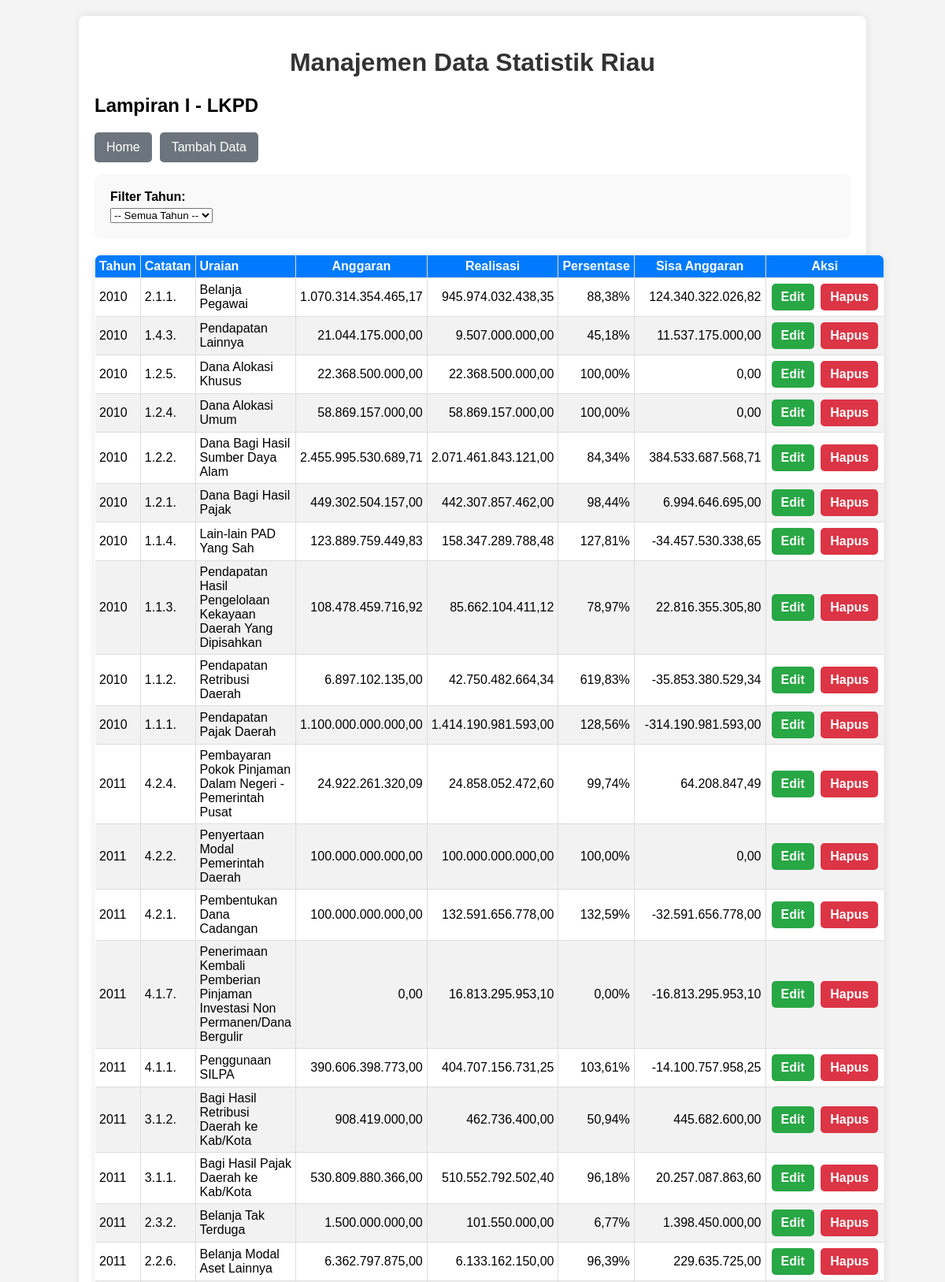
The page /lkpd-lampiran-satu/read.php (upper part) on the database its author committed.
### tables this page shows
CREATE TABLE `lkpd_apbd_lampiran_1` (
  `id` int(11) NOT NULL,
  `tahun_lkpd` int(5) DEFAULT NULL,
  `id_kode_catatan` int(5) DEFAULT NULL,
  `jumlah_anggaran` decimal(18,2) DEFAULT NULL,
  `jumlah_realisasi` decimal(18,2) DEFAULT NULL
);

CREATE TABLE `kode_catatan` (
  `id` int(5) NOT NULL,
  `kode_catatan` varchar(255) DEFAULT NULL,
  `uraian` varchar(1024) DEFAULT NULL,
  `id_kode_level` int(2) DEFAULT NULL
);

### lkpd-lampiran-satu/read.php (the view, shortened to what this page needs)
<?php
include '../config/database.php';
include '../templates/header.php';
$sql = "SELECT lk.id, lk.tahun_lkpd, kc.kode_catatan, kc.uraian, lk.jumlah_anggaran, lk.jumlah_realisasi, (lk.jumlah_realisasi/lk.jumlah_anggaran)*100 AS persentase
        FROM lkpd_apbd_lampiran_1 AS lk
        INNER JOIN kode_catatan AS kc
        ON lk.id_kode_catatan=kc.id";
$sql .= " ORDER BY lk.tahun_lkpd, kc.kode_catatan DESC";
$stmt = $conn->prepare($sql);
$stmt->execute();
$result = $stmt->get_result();
?>
<h2>Lampiran I - LKPD</h2>
<div class="button-group">
    <button><a href="../index.php">Home</a></button>
    <button><a href="create.php">Tambah Data</a></button>
</div>
<form method="GET" action="">
    <label for="tahun">Filter Tahun:</label>
    <select name="tahun" id="tahun" onchange="this.form.submit()">
        <option value="">-- Semua Tahun --</option>
    </select>
</form>
<?php
if ($result->num_rows > 0):
?>
    <table>
        <thead>
            <tr>
                <th>Tahun</th>
                <th>Catatan</th>
                <th>Uraian</th>
                <th style="text-align: center;">Anggaran</th>
                <th style="text-align: center;">Realisasi</th>
                <th style="text-align: center;">Persentase</th>
                <th style="text-align: center;">Sisa Anggaran</th>
                <th style="text-align: center;">Aksi</th>
            </tr>
        </thead>
        <tbody>
            <?php
            while ($row = $result->fetch_assoc()):
            ?>
                <tr>
                    <td><?php echo htmlspecialchars($row['tahun_lkpd']); ?></td>
                    <td><?php echo htmlspecialchars($row['kode_catatan']); ?></td>
                    <td><?php echo htmlspecialchars($row['uraian']); ?></td>
                    <td style="text-align:right"><?php echo htmlspecialchars(number_format($row['jumlah_anggaran'] ?? 0, 2, ',', '.')); ?></td>
                    <td style="text-align:right"><?php echo htmlspecialchars(number_format($row['jumlah_realisasi'] ?? 0, 2, ',', '.')); ?></td>
                    <td style="text-align:right"><?php echo htmlspecialchars(number_format($row['persentase'] ?? 0, 2, ',', '.')) . '%'; ?></td>
                    <td style="text-align:right"><?php echo htmlspecialchars(number_format($row['jumlah_anggaran'] - $row['jumlah_realisasi'], 2, ',', '.')); ?></td>
                    <td class="actions">
                        <a href="update.php?id=<?php echo htmlspecialchars($row['id']); ?>" class="edit">Edit</a>
                        <a href="delete.php?id=<?php echo htmlspecialchars($row['id']); ?>" class="delete"
                           onclick="return confirm('Apakah Anda yakin ingin menghapus data ini?')">Hapus</a>
                    </td>
                </tr>
            <?php endwhile; ?>
        </tbody>
    </table>
<?php else: ?>
    <p>Belum ada data.</p>
<?php endif; ?>
<?php
include '../templates/footer.php';
?>

### lkpd-lampiran-satu/style.css (style rules this page uses)
body { font-family: Arial, sans-serif; background-color: #f4f4f4; margin: 0; padding: 0; }
table { width: 100%; border-collapse: collapse; margin-top: 20px; }
table, th, td { border: 1px solid #ddd; }
th, td { padding: 10px; text-align: left; }
th { background-color: #007bff; color: white; }
tr:nth-child(even) { background-color: #f2f2f2; }
.actions a { text-decoration: none; padding: 5px 10px; border-radius: 3px; margin-right: 5px; }
.actions .edit { background-color: #ffc107; color: white; }
.actions .delete { background-color: #dc3545; color: white; }
form { background-color: #f9f9f9; padding: 20px; border-radius: 8px; }
form label { display: block; margin-bottom: 5px; font-weight: bold; }

### templates/header.php (style rules this page uses)
table { width: 100%; border-collapse: collapse; margin-top: 20px; box-shadow: 0 2px 10px rgba(0,0,0,0.1); border-radius: 8px; overflow: hidden; }
table thead tr { background-color: #007bff; color: white; }
table th, table td { padding: 5px 5px; border: 1px solid #ddd; text-align: left; }
table tbody tr:nth-child(even) { background-color: #f2f2f2; }
table tbody tr:nth-child(odd) { background-color: #ffffff; }
table td.actions { text-align: center; white-space: nowrap; }
table td.actions a { padding: 8px 12px; text-decoration: none; border-radius: 5px; display: inline-block; margin: 2px; font-weight: bold; }
table td.actions .edit { background-color: #28a745; color: white; }
table td.actions .delete { background-color: #dc3545; color: white; }
.button-group { margin-bottom: 15px; display: flex; gap: 10px; }
.button-group button { background-color: #6c757d; color: white; padding: 10px 15px; border: none; border-radius: 5px; cursor: pointer; font-size: 16px; transition: background-color 0.3s ease; }
.button-group button a { color: white; text-decoration: none; }

### rows shown on the page
lkpd_apbd_lampiran_1: tahun_lkpd "2010", id_kode_catatan.kode_catatan "2.1.1.", id_kode_catatan.uraian "Belanja Pegawai", jumlah_anggaran "1.070.314.354.465,17", jumlah_realisasi "945.974.032.438,35", persentase "88,38", $row['jumlah_anggaran'] - $row['jumlah_realisasi'] "124.340.322.026,82"
lkpd_apbd_lampiran_1: tahun_lkpd "2010", id_kode_catatan.kode_catatan "1.4.3.", id_kode_catatan.uraian "Pendapatan Lainnya", jumlah_anggaran "21.044.175.000,00", jumlah_realisasi "9.507.000.000,00", persentase "45,18", $row['jumlah_anggaran'] - $row['jumlah_realisasi'] "11.537.175.000,00"
lkpd_apbd_lampiran_1: tahun_lkpd "2010", id_kode_catatan.kode_catatan "1.2.5.", id_kode_catatan.uraian "Dana Alokasi Khusus", jumlah_anggaran "22.368.500.000,00", jumlah_realisasi "22.368.500.000,00", persentase "100,00", $row['jumlah_anggaran'] - $row['jumlah_realisasi'] "0,00"
lkpd_apbd_lampiran_1: tahun_lkpd "2010", id_kode_catatan.kode_catatan "1.2.4.", id_kode_catatan.uraian "Dana Alokasi Umum", jumlah_anggaran "58.869.157.000,00", jumlah_realisasi "58.869.157.000,00", persentase "100,00", $row['jumlah_anggaran'] - $row['jumlah_realisasi'] "0,00"
lkpd_apbd_lampiran_1: tahun_lkpd "2010", id_kode_catatan.kode_catatan "1.2.2.", id_kode_catatan.uraian "Dana Bagi Hasil Sumber Daya Alam", jumlah_anggaran "2.455.995.530.689,71", jumlah_realisasi "2.071.461.843.121,00", persentase "84,34", $row['jumlah_anggaran'] - $row['jumlah_realisasi'] "384.533.687.568,71"
lkpd_apbd_lampiran_1: tahun_lkpd "2010", id_kode_catatan.kode_catatan "1.2.1.", id_kode_catatan.uraian "Dana Bagi Hasil Pajak", jumlah_anggaran "449.302.504.157,00", jumlah_realisasi "442.307.857.462,00", persentase "98,44", $row['jumlah_anggaran'] - $row['jumlah_realisasi'] "6.994.646.695,00"
lkpd_apbd_lampiran_1: tahun_lkpd "2010", id_kode_catatan.kode_catatan "1.1.4.", id_kode_catatan.uraian "Lain-lain PAD Yang Sah", jumlah_anggaran "123.889.759.449,83", jumlah_realisasi "158.347.289.788,48", persentase "127,81", $row['jumlah_anggaran'] - $row['jumlah_realisasi'] "-34.457.530.338,65"
lkpd_apbd_lampiran_1: tahun_lkpd "2010", id_kode_catatan.kode_catatan "1.1.3.", id_kode_catatan.uraian "Pendapatan Hasil Pengelolaan Kekayaan Daerah Yang Dipisahkan", jumlah_anggaran "108.478.459.716,92", jumlah_realisasi "85.662.104.411,12", persentase "78,97", $row['jumlah_anggaran'] - $row['jumlah_realisasi'] "22.816.355.305,80"
lkpd_apbd_lampiran_1: tahun_lkpd "2010", id_kode_catatan.kode_catatan "1.1.2.", id_kode_catatan.uraian "Pendapatan Retribusi Daerah", jumlah_anggaran "6.897.102.135,00", jumlah_realisasi "42.750.482.664,34", persentase "619,83", $row['jumlah_anggaran'] - $row['jumlah_realisasi'] "-35.853.380.529,34"
lkpd_apbd_lampiran_1: tahun_lkpd "2010", id_kode_catatan.kode_catatan "1.1.1.", id_kode_catatan.uraian "Pendapatan Pajak Daerah", jumlah_anggaran "1.100.000.000.000,00", jumlah_realisasi "1.414.190.981.593,00", persentase "128,56", $row['jumlah_anggaran'] - $row['jumlah_realisasi'] "-314.190.981.593,00"
lkpd_apbd_lampiran_1: tahun_lkpd "2011", id_kode_catatan.kode_catatan "4.2.4.", id_kode_catatan.uraian "Pembayaran Pokok Pinjaman Dalam Negeri - Pemerintah Pusat", jumlah_anggaran "24.922.261.320,09", jumlah_realisasi "24.858.052.472,60", persentase "99,74", $row['jumlah_anggaran'] - $row['jumlah_realisasi'] "64.208.847,49"
lkpd_apbd_lampiran_1: tahun_lkpd "2011", id_kode_catatan.kode_catatan "4.2.2.", id_kode_catatan.uraian "Penyertaan Modal Pemerintah Daerah", jumlah_anggaran "100.000.000.000,00", jumlah_realisasi "100.000.000.000,00", persentase "100,00", $row['jumlah_anggaran'] - $row['jumlah_realisasi'] "0,00"
lkpd_apbd_lampiran_1: tahun_lkpd "2011", id_kode_catatan.kode_catatan "4.2.1.", id_kode_catatan.uraian "Pembentukan Dana Cadangan", jumlah_anggaran "100.000.000.000,00", jumlah_realisasi "132.591.656.778,00", persentase "132,59", $row['jumlah_anggaran'] - $row['jumlah_realisasi'] "-32.591.656.778,00"
lkpd_apbd_lampiran_1: tahun_lkpd "2011", id_kode_catatan.kode_catatan "4.1.7.", id_kode_catatan.uraian "Penerimaan Kembali Pemberian Pinjaman Investasi Non Permanen/Dana Bergulir", jumlah_anggaran "0,00", jumlah_realisasi "16.813.295.953,10", persentase "0,00", $row['jumlah_anggaran'] - $row['jumlah_realisasi'] "-16.813.295.953,10"
lkpd_apbd_lampiran_1: tahun_lkpd "2011", id_kode_catatan.kode_catatan "4.1.1.", id_kode_catatan.uraian "Penggunaan SILPA", jumlah_anggaran "390.606.398.773,00", jumlah_realisasi "404.707.156.731,25", persentase "103,61", $row['jumlah_anggaran'] - $row['jumlah_realisasi'] "-14.100.757.958,25"
lkpd_apbd_lampiran_1: tahun_lkpd "2011", id_kode_catatan.kode_catatan "3.1.2.", id_kode_catatan.uraian "Bagi Hasil Retribusi Daerah ke Kab/Kota", jumlah_anggaran "908.419.000,00", jumlah_realisasi "462.736.400,00", persentase "50,94", $row['jumlah_anggaran'] - $row['jumlah_realisasi'] "445.682.600,00"
lkpd_apbd_lampiran_1: tahun_lkpd "2011", id_kode_catatan.kode_catatan "3.1.1.", id_kode_catatan.uraian "Bagi Hasil Pajak Daerah ke Kab/Kota", jumlah_anggaran "530.809.880.366,00", jumlah_realisasi "510.552.792.502,40", persentase "96,18", $row['jumlah_anggaran'] - $row['jumlah_realisasi'] "20.257.087.863,60"
lkpd_apbd_lampiran_1: tahun_lkpd "2011", id_kode_catatan.kode_catatan "2.3.2.", id_kode_catatan.uraian "Belanja Tak Terduga", jumlah_anggaran "1.500.000.000,00", jumlah_realisasi "101.550.000,00", persentase "6,77", $row['jumlah_anggaran'] - $row['jumlah_realisasi'] "1.398.450.000,00"
lkpd_apbd_lampiran_1: tahun_lkpd "2011", id_kode_catatan.kode_catatan "2.2.6.", id_kode_catatan.uraian "Belanja Modal Aset Lainnya", jumlah_anggaran "6.362.797.875,00", jumlah_realisasi "6.133.162.150,00", persentase "96,39", $row['jumlah_anggaran'] - $row['jumlah_realisasi'] "229.635.725,00"
